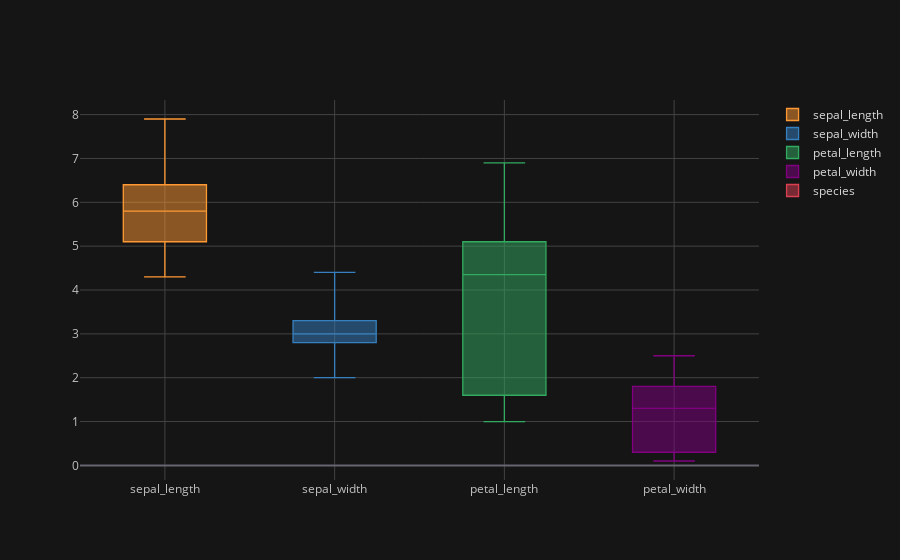

This figure's notebook cell:
### Code cell
iris.iplot(kind='box')

### Figure 1 — Plotly figure (JSON) as saved in the notebook; plotly's stock layout.template omitted (floating-point values rounded to 4 significant figures; data arrays with more than 128 entries replaced by an {"elided": "..."} marker saying what was removed)
{"data": [{"boxpoints": false, "line": {"width": 1.3}, "marker": {"color": "rgba(255, 153, 51, 1.0)"}, "name": "sepal_length", "orientation": "v", "type": "box", "y": {"elided": "150 float values"}}, {"boxpoints": false, "line": {"width": 1.3}, "marker": {"color": "rgba(55, 128, 191, 1.0)"}, "name": "sepal_width", "orientation": "v", "type": "box", "y": {"elided": "150 float values"}}, {"boxpoints": false, "line": {"width": 1.3}, "marker": {"color": "rgba(50, 171, 96, 1.0)"}, "name": "petal_length", "orientation": "v", "type": "box", "y": {"elided": "150 float values"}}, {"boxpoints": false, "line": {"width": 1.3}, "marker": {"color": "rgba(128, 0, 128, 1.0)"}, "name": "petal_width", "orientation": "v", "type": "box", "y": {"elided": "150 float values"}}, {"boxpoints": false, "line": {"width": 1.3}, "marker": {"color": "rgba(219, 64, 82, 1.0)"}, "name": "species", "orientation": "v", "type": "box", "y": {"elided": "150 str values"}}], "layout": {"legend": {"bgcolor": "#151516", "font": {"color": "#D9D9D9"}}, "paper_bgcolor": "#151516", "plot_bgcolor": "#151516", "title": {"font": {"color": "#D9D9D9"}}, "xaxis": {"gridcolor": "#434343", "showgrid": true, "tickfont": {"color": "#C2C2C2"}, "title": {"font": {"color": "#D9D9D9"}, "text": ""}, "zerolinecolor": "#666570"}, "yaxis": {"gridcolor": "#434343", "showgrid": true, "tickfont": {"color": "#C2C2C2"}, "title": {"font": {"color": "#D9D9D9"}, "text": ""}, "zerolinecolor": "#666570"}}}
